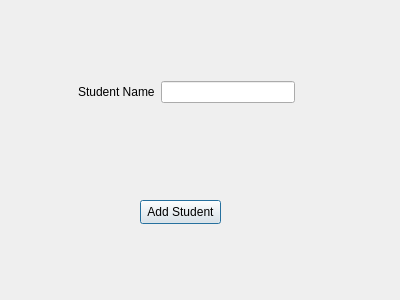
<?xml version="1.0" encoding="UTF-8"?>
<ui version="4.0">
 <class>Add_New_Student</class>
 <widget class="QDialog" name="Add_New_Student">
  <property name="geometry">
   <rect>
    <x>0</x>
    <y>0</y>
    <width>400</width>
    <height>300</height>
   </rect>
  </property>
  <property name="windowTitle">
   <string>Dialog</string>
  </property>
  <widget class="QPushButton" name="AddStudBTN">
   <property name="geometry">
    <rect>
     <x>140</x>
     <y>200</y>
     <width>81</width>
     <height>24</height>
    </rect>
   </property>
   <property name="text">
    <string>Add Student</string>
   </property>
  </widget>
  <widget class="QWidget" name="">
   <property name="geometry">
    <rect>
     <x>78</x>
     <y>80</y>
     <width>217</width>
     <height>24</height>
    </rect>
   </property>
   <layout class="QHBoxLayout" name="horizontalLayout">
    <item>
     <widget class="QLabel" name="label">
      <property name="text">
       <string>Student Name</string>
      </property>
     </widget>
    </item>
    <item>
     <widget class="QLineEdit" name="StudName"/>
    </item>
   </layout>
  </widget>
 </widget>
 <resources/>
 <connections/>
</ui>
